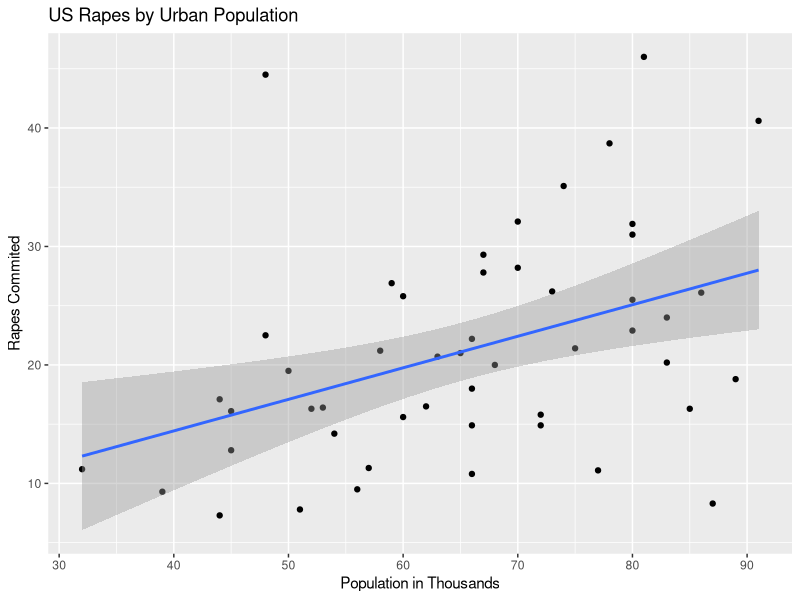
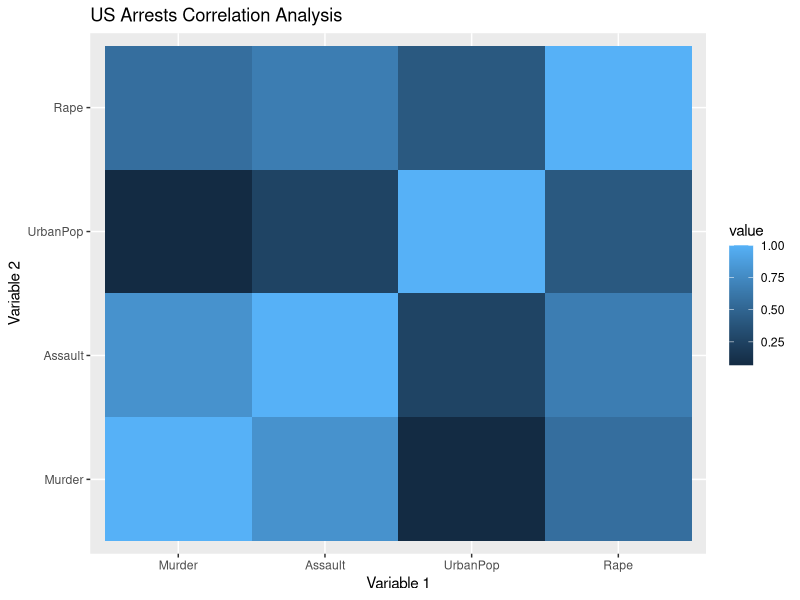

Reproduce these figures in R, in order.
## Instructions ----------------

  # Create your own visual analytics based on correlation or regression analysis using ggplot2.
  
  # The visual will follow our textbook recommendation to use grid to enhance the comparisons between scatter plots or your variables.


## Libraries -------------------

library(datasets) # Data sets
library(tidyverse) # Ggplot/dplyr
library(reshape2) # Aggregating


## Correlation & Regression Analysis ----

# Get data
data("USArrests")
df <- USArrests

# Create linear model.
m1 <- lm(Rape~UrbanPop, df)
summary(m1)
# R-squared  = 0.1519

# Predicts values of outcome variable based on predictor variables value.
test1 <- data.frame(UrbanPop=100) # If population is 100, what is amount of rapes?
predict(m1, test1, type="response")  

# Test if population is 200, what is amount of rapes?
test1 <- data.frame(UrbanPop=200)
predict(m1, test1, type="response")

# Plot urban population (independent variable) on x-axis and Rape (dependent variable) on y-axis to visualize relationship.
ggplot(df, aes(x=UrbanPop, y=Rape)) +
  geom_point() +
  geom_smooth(formula="y~x", method="lm") +
  labs(title="US Rapes by Urban Population", x="Population in Thousands", y="Rapes Commited")


## Additional Visualizations ------

dfCor <- as.data.frame(melt(cor(df)))

qplot(x=Var1, y=Var2, fill=value, data=dfCor, geom="tile") +
  labs(title="US Arrests Correlation Analysis", x="Variable 1", y="Variable 2")






